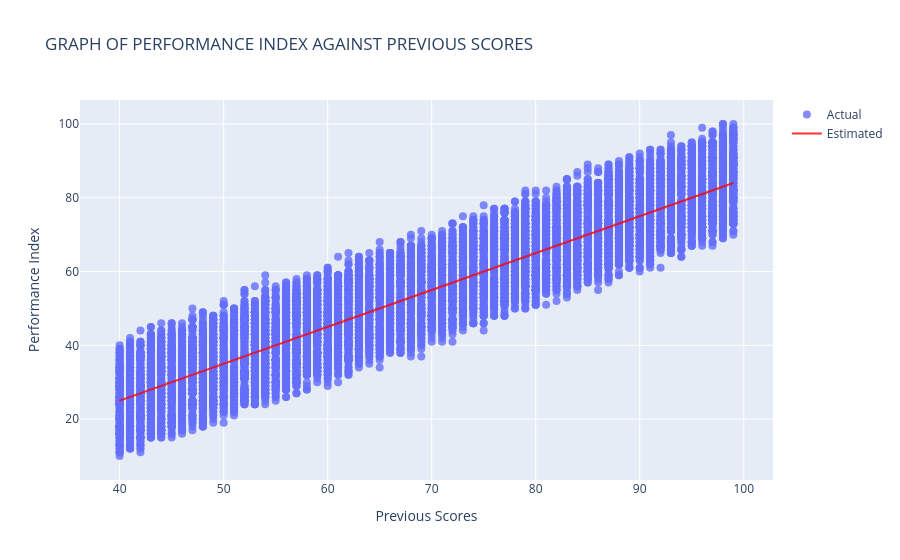

The notebook cell this image was saved under:
### Code cell
# FUNCTION TO GET ESTIMATED PERFORMANCE INDEX USING PLOTLY
def estimate_index(input, a, B):
    return a * input + B

a = 1
B = -15
input = performance['Previous Scores']
actual_target = performance['Performance Index']
estimated_target = estimate_index(input, a, B)

fig = go.Figure()

# Actual data points
fig.add_trace(go.Scatter(
    x=input, y=actual_target,
    mode='markers',
    marker=dict(size=8, opacity=0.8),
    name='Actual'
))

# Estimated line
fig.add_trace(go.Scatter(
    x=input, y=estimated_target,
    mode='lines',
    line=dict(color='red'),
    opacity=0.8,
    name='Estimated'
))

fig.update_layout(
    title='GRAPH OF PERFORMANCE INDEX AGAINST PREVIOUS SCORES',
    xaxis_title='Previous Scores',
    yaxis_title='Performance Index'
)

fig.show()

### Figure 1 — Plotly figure (JSON) as saved in the notebook; plotly's stock layout.template omitted (floating-point values rounded to 4 significant figures; data arrays with more than 128 entries replaced by an {"elided": "..."} marker saying what was removed)
{"data": [{"marker": {"opacity": 0.8, "size": 8}, "mode": "markers", "name": "Actual", "type": "scatter", "x": {"elided": "10000 int values"}, "y": {"elided": "10000 float values"}}, {"line": {"color": "red"}, "mode": "lines", "name": "Estimated", "opacity": 0.8, "type": "scatter", "x": {"elided": "10000 int values"}, "y": {"elided": "10000 int values"}}], "layout": {"title": {"text": "GRAPH OF PERFORMANCE INDEX AGAINST PREVIOUS SCORES"}, "xaxis": {"title": {"text": "Previous Scores"}}, "yaxis": {"title": {"text": "Performance Index"}}}}
